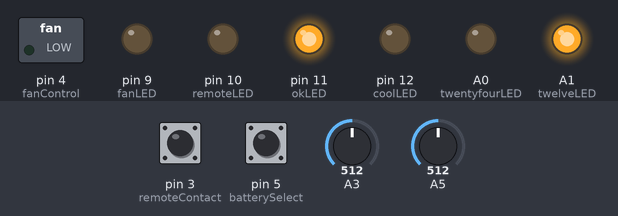
The sketch below on a simulated Arduino Uno, built with avr-gcc and run on an emulated ATmega328P. Parts: switched loads named in the sketch (green lamp = pin HIGH), output pins drawn as LEDs (lit = HIGH). Wiring (inferred from the names in the program): IR receiver: data pin 3. The inputs (shaded band) are chosen by the test bench; at power-on: pin 3 (remoteContact) HIGH, pin 5 (batterySelect) HIGH, A3 = 512, A5 = 512. What the sketch prints to the serial monitor is not drawn.

Above: at 0.2 s.
Timing chart, 0 to 1.7 s (numbered marks = the images above):
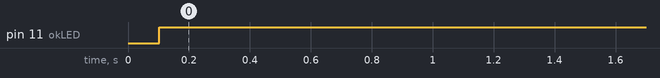

Measured:
- by itself, pin 11 (okLED): LOW → HIGH at 0.10 s

The sketch:

FanEnclosure1C.ino
```cpp
/*
Fan Controller Code Enclosure Version 0.1B
Designed to run on an Trinket Pro processor board


I/O DEFINITIONS

A0 - Digital Output 24V LED
A1 - Digital Output 12V LED
A2 -
A3 - Ambient Temperature Thermistor
A4 -
A5 - Battery Voltage
D3 - Remote contact input (INT1 pin)
D4 - Fan On/Off Control
D5 - 24V/12V select
D6 -
D7 - N/A
D8 -
D9 - Fan LED
D10 - Remote Contact LED
D11 - Operating Mode LED Grn OK
D12 - Operating Mode LED Blue Cooling
D13 -
*/


/*----------------------------------------------------------
 *                      Define Variables
 *----------------------------------------------------------- */

 const int remoteContact = 3; //INT 1
 const int fanControl = 4; // fan on/off
 const int okLED = 11; //green operating mode LED
 const int coolLED = 12; //blue coolLED
 const int fanLED = 9; //green fan LED
 const int remoteLED = 10; //amber override LED
 const int twelveLED = A1; //green 12V LED
 const int twentyfourLED = A0; //green 24V LED
 const int batterySelect = 5;  //select 12 or 24 volt battery
 const int thermistorNominal=10000;
 const int temperatureNominal=25;
 const int bCoefficient=3950;
 const int seriesResistor=10000;//nominal value,measure for better accuracy
 int coolLEDState = LOW;
 int heatLEDState = LOW;
 int okLEDState = LOW;
 int fanLEDState = LOW;
 int remoteLEDState = LOW;
 unsigned int timeCounter = 0; //counter incremented by TIMER INT ISR
 unsigned int x = 0; //used with timeCounter to determine 5 minute interval
 volatile byte operatingState = 2; //set operating mode to OK
 boolean batteryType = LOW; //set to 24V battery initially
 float sensorValue = 0.0; //should this be float or int?
 float battVolt = 0.0;        //battery voltage
 float ambTemperature = 0.0; //main system battery enclosure temperature
 float steinhart = 0.0;
 float lowVolt = 0.0;
 boolean fanOn = false;   //fan status running/not running
 boolean thermistorFault = false; //used in thermistor check
 boolean voltageFault = false; //used in low voltage disconnect
 volatile boolean remoteContactState = false; //NO remote contact -  close to run fan
 unsigned long startTime = 0; //used in delay timers
 unsigned long delay200 = 200; //delay 200ms


//End of Variables Definition -------------------------


/*----------------------------------------------
 * FUNCTION DEFINITIONS & ISRs
 -----------------------------------------------*/

//measure battery voltage
float measureVoltage() {
sensorValue=0.0;
for (int i=0; i<5; i++) {
     sensorValue = sensorValue + analogRead(A5);
     delay(10);
   }
sensorValue=sensorValue/5.0;
battVolt = ((sensorValue *0.00488*7.0)+0.5); //voltage scaled to 35V full scale
return battVolt;
} //end of measureVoltage()

//measure ambient temperature
float measureAmbTemp() {
sensorValue=0.0;
for (int i=0; i<5; i++) {
     sensorValue = sensorValue + analogRead(A3);
     delay(10);
   }
sensorValue=sensorValue/5;   //Average of 5 readings
sensorValue = 1023 / sensorValue - 1;
  sensorValue = seriesResistor / sensorValue;
  steinhart = sensorValue / thermistorNominal;     // (R/Ro)
  steinhart = log(steinhart);                  // ln(R/Ro)
  steinhart /= bCoefficient;                   // 1/B * ln(R/Ro)
  steinhart += 1.0 / (temperatureNominal + 273.15); // + (1/To)
  steinhart = 1.0 / steinhart; // Invert
  steinhart -= 273.15;  // convert to C
  steinhart = steinhart * 9.0 / 5.0 +32.0;         // convert to F
  ambTemperature = steinhart;
  return ambTemperature;
} //end of measureAmbTemp()


// Check Operating State Function

byte checkOperatingState() {
//0 = low voltage fault
//1 = thermistor fault
//2 = OK
//3 = cool
//4 = remote contact has been closed  - set by ISR
measureVoltage();
measureAmbTemp();
if (battVolt < lowVolt) {
	operatingState = 0;
} else {
  if ((ambTemperature > 200.0) || (ambTemperature < -20.0)) {
		    operatingState=1;
  } else {
    if (ambTemperature < 100.0){
            operatingState = 2; //OK Mode
            } else {
             if ((ambTemperature >= 100.0)){
             operatingState = 3;//cool mode
            }
    } //closing brace for else
  } //closing brace for else
} //closing brace for else
  return operatingState;
} //closing brace for check operating mode function


//ISR Routines  VARIBALE NAMES MUST BE CORRECTED

//user remote contact ISR
void remote() {
   remoteContactState = !remoteContactState;
   operatingState = 4;
}  // closing brace remote contact isr


//Timer Interrupt ISR
ISR(TIMER1_COMPA_vect)        //timer compare interrupt service routine
{
 timeCounter += 1;            //increment countHour on each interrupt
 x = (timeCounter%30);        // test for 5 minute interval
 if (x == 0){
  timeCounter = 0;
  checkOperatingState();      // does this need volatile variable?
 }
} //end of timer isr


//Periodically measure voltage and temperture to
//determine operating state

/* ----------------------------------------------
                 SETUP LOOP
-------------------------------------------------*/

void setup() {
 pinMode(fanControl,OUTPUT); //PWM fan control
 digitalWrite(fanControl, LOW);
 pinMode(remoteContact,INPUT_PULLUP); //input for manual fan ON contact
 pinMode(batterySelect,INPUT_PULLUP); //pin input for 12/24 V select
 pinMode(okLED,OUTPUT); // green operating mode OK LED
 digitalWrite(okLED, LOW);
 pinMode(coolLED,OUTPUT); // blue cool operating mode LED
 digitalWrite(coolLED, LOW);
 pinMode(fanLED,OUTPUT); // green fan run LED
 digitalWrite(fanLED, LOW);
 pinMode(remoteLED,OUTPUT); // amber override LED
 digitalWrite(remoteLED, LOW);
 pinMode(batterySelect,INPUT_PULLUP); //input for 12/24V select
 pinMode(twelveLED,OUTPUT); //
 digitalWrite(twelveLED, LOW);
 pinMode(twentyfourLED,OUTPUT); //
 digitalWrite(twentyfourLED, LOW);

 analogReference(DEFAULT);
 Serial.begin(9600);  //to be removed after testing

  // set up Timer 1 interrupt
  noInterrupts();      // disable all interrupts

  //set timer1 interrupt at 1Hz
  TCCR1A = 0;        // set entire TCCR1A register to 0
  TCCR1B = 0;        // same for TCCR1B
  TCNT1  = 0;        //initialize counter value to 0
  // set compare match register for 1hz increments
  OCR1A = 15624;     // = (16mHz) / (1*1024) - 1 (must be <65536)
  // turn on CTC mode
  TCCR1B |= (1 << WGM12);
  // Set CS10 and CS12 bits for 1024 prescaler
  TCCR1B |= (1 << CS12) | (1 << CS10);
  // enable timer compare interrupt
  TIMSK1 |= (1 << OCIE1A);

interrupts();    // enable all interrupts
attachInterrupt (digitalPinToInterrupt (3),remote,CHANGE);

//initialize remote contact state
remoteContactState = digitalRead(remoteContact);

//digitalRead(batterySelect); //determine 12/24 selection
// HIGH = 12V LOW = 24V

batteryType = digitalRead(batterySelect);
if(batteryType == HIGH) {
  lowVolt = 11.5;
  digitalWrite(twelveLED, HIGH); //turn on 12V LED
  digitalWrite(twentyfourLED, LOW);
}
if(batteryType == LOW) {
  lowVolt = 23.0;
  digitalWrite(twentyfourLED, HIGH);//turn on 24V LED
  digitalWrite(twelveLED, LOW);
}

checkOperatingState();

} //closing brace for setup loop

/*---------------------------------------------
                    MAIN LOOP
----------------------------------------------*/
void loop() {
digitalWrite(coolLED, LOW);
digitalWrite(fanLED, LOW);
digitalWrite(okLED, LOW);
digitalWrite(fanControl, LOW);

//0 = low voltage fault
//1 = thermistor fault
//2 = OK
//3 = cool
//4 = remote contact has been closed  - set by ISR
if (operatingState == 0) {
  digitalWrite(coolLED, LOW);
  digitalWrite(fanLED, LOW);
  digitalWrite(okLED, HIGH);
  startTime = millis(); //set startTime for delay loop
  while ((startTime + delay200) > millis() ) {
   } //200 mS delay
  digitalWrite(okLED, LOW);
  startTime = millis(); //set startTime for delay loop
  while ((startTime + delay200) > millis() ) {
   } //200 mS delay
} else {
  if (operatingState == 1) {
    digitalWrite(coolLED, LOW);
    digitalWrite(fanLED, LOW);
    digitalWrite(remoteLED, HIGH);
    startTime = millis(); //set startTime for delay loop
  while ((startTime + delay200) > millis() ) {
   } //200 mS delay
    digitalWrite(remoteLED, LOW);
  startTime = millis(); //set startTime for delay loop
  while ((startTime + delay200) > millis() ) {
   } //200 mS delay
} else {
  if (operatingState == 4) {
    digitalWrite(coolLED, LOW);
    digitalWrite(fanLED, LOW);
    digitalWrite(okLED, LOW);
    digitalWrite(fanControl, HIGH);
    digitalWrite(remoteLED, HIGH);
} else {
  if (operatingState == 2) {
    digitalWrite(coolLED, LOW);
    digitalWrite(fanLED, LOW);
    digitalWrite(okLED, HIGH);
} else {
  if (operatingState == 3) {
    digitalWrite(coolLED, HIGH);
    digitalWrite(fanLED, HIGH);
    digitalWrite(fanControl, HIGH);
  }
  }
  }
  }
}

Serial.print("Operating state = "); //for debug
Serial.println(operatingState); //for debug
Serial.println();
Serial.print("Battery Voltage = "); //for debug
Serial.println(battVolt); //for debug
Serial.print("Amb Temp = ");//for debug
Serial.println(ambTemperature); //for debug
Serial.print("Remote contact State = ");//for debug
Serial.println(remoteContactState); //for debug
Serial.print("Battery Type = "); //for debug
Serial.println(batteryType); //for debug
Serial.print("Low Voltage = "); //for debug
Serial.println(lowVolt); //for debug
Serial.println();
startTime = millis(); //set startTime for delay loop
  while ((startTime + delay200 + delay200) > millis() ) {
   } //200 mS delay


} //closing brace for main loop
```
